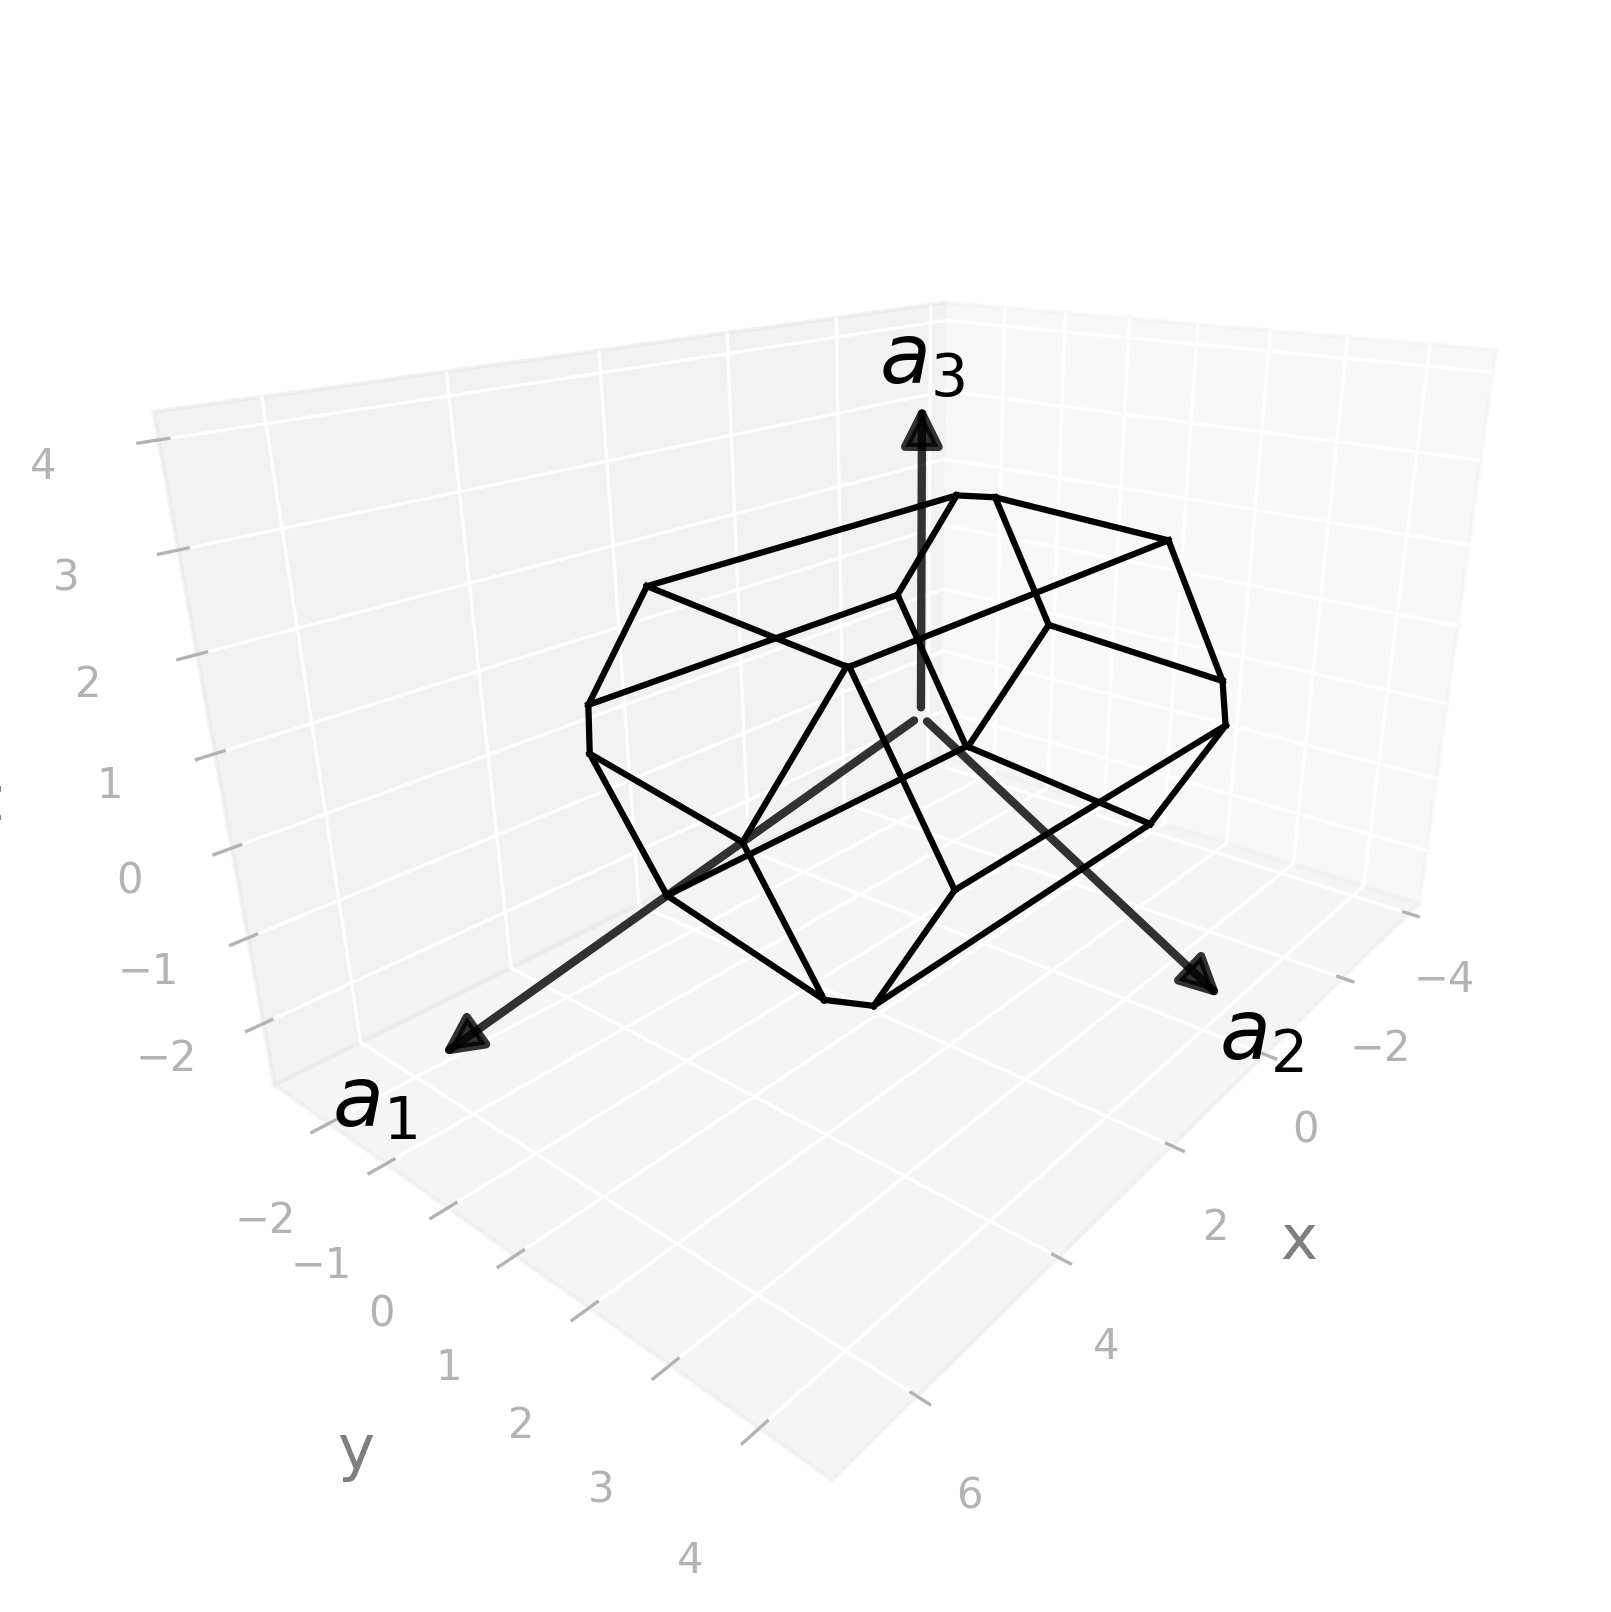

Generate this figure with Python:
import radtools as rad

l = rad.lattice_example("TRI1b")
backend = rad.MatplotlibBackend()
backend.plot(l, kind="wigner-seitz")
# Save an image:
backend.save("tri1b_wigner-seitz.png", elev=21, azim=39, dpi=300, bbox_inches="tight")
# Interactive plot:
backend.show(elev=21, azim=39)
